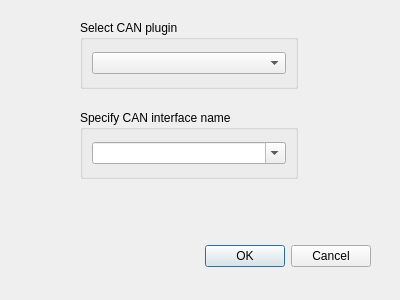
<?xml version="1.0" encoding="UTF-8"?>
<ui version="4.0">
 <class>Connectdialog</class>
 <widget class="QDialog" name="Connectdialog">
  <property name="geometry">
   <rect>
    <x>0</x>
    <y>0</y>
    <width>400</width>
    <height>300</height>
   </rect>
  </property>
  <property name="windowTitle">
   <string>Dialog</string>
  </property>
  <widget class="QDialogButtonBox" name="buttonBox">
   <property name="geometry">
    <rect>
     <x>30</x>
     <y>240</y>
     <width>341</width>
     <height>32</height>
    </rect>
   </property>
   <property name="orientation">
    <enum>Qt::Orientation::Horizontal</enum>
   </property>
   <property name="standardButtons">
    <set>QDialogButtonBox::StandardButton::Cancel|QDialogButtonBox::StandardButton::Ok</set>
   </property>
  </widget>
  <widget class="QGroupBox" name="selectPluginBox">
   <property name="geometry">
    <rect>
     <x>80</x>
     <y>20</y>
     <width>218</width>
     <height>69</height>
    </rect>
   </property>
   <property name="title">
    <string>Select CAN plugin</string>
   </property>
   <layout class="QGridLayout" name="gridLayout">
    <item row="0" column="0">
     <widget class="QComboBox" name="pluginListBox"/>
    </item>
   </layout>
  </widget>
  <widget class="QGroupBox" name="specifyInterfaceNameBox">
   <property name="geometry">
    <rect>
     <x>80</x>
     <y>110</y>
     <width>218</width>
     <height>69</height>
    </rect>
   </property>
   <property name="title">
    <string>Specify CAN interface name</string>
   </property>
   <layout class="QGridLayout" name="gridLayout_3">
    <item row="0" column="0">
     <widget class="QComboBox" name="interfaceListBox">
      <property name="editable">
       <bool>true</bool>
      </property>
     </widget>
    </item>
   </layout>
  </widget>
 </widget>
 <resources/>
 <connections>
  <connection>
   <sender>buttonBox</sender>
   <signal>accepted()</signal>
   <receiver>Connectdialog</receiver>
   <slot>accept()</slot>
   <hints>
    <hint type="sourcelabel">
     <x>248</x>
     <y>254</y>
    </hint>
    <hint type="destinationlabel">
     <x>157</x>
     <y>274</y>
    </hint>
   </hints>
  </connection>
  <connection>
   <sender>buttonBox</sender>
   <signal>rejected()</signal>
   <receiver>Connectdialog</receiver>
   <slot>reject()</slot>
   <hints>
    <hint type="sourcelabel">
     <x>316</x>
     <y>260</y>
    </hint>
    <hint type="destinationlabel">
     <x>286</x>
     <y>274</y>
    </hint>
   </hints>
  </connection>
 </connections>
</ui>
